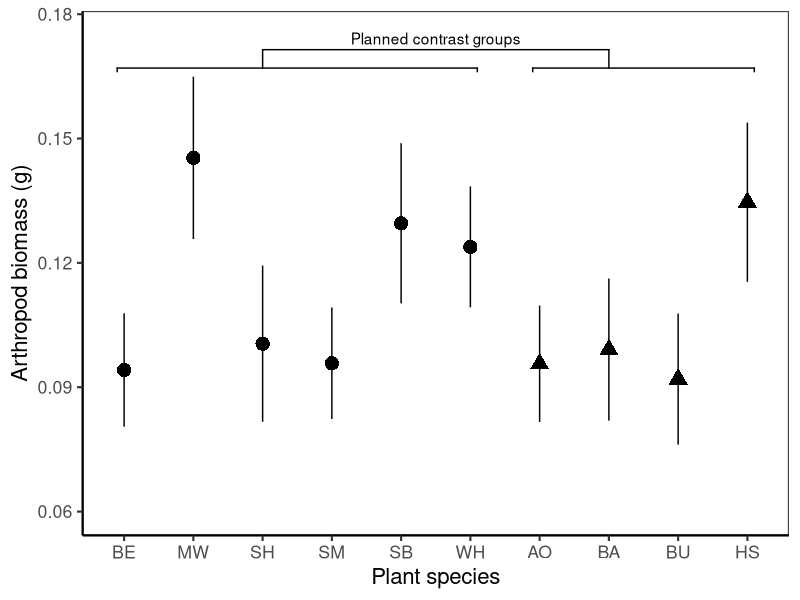
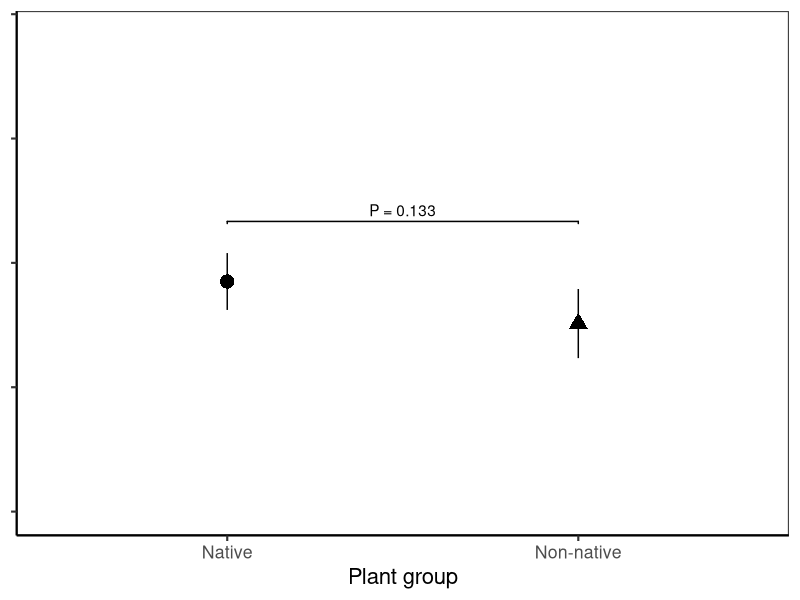
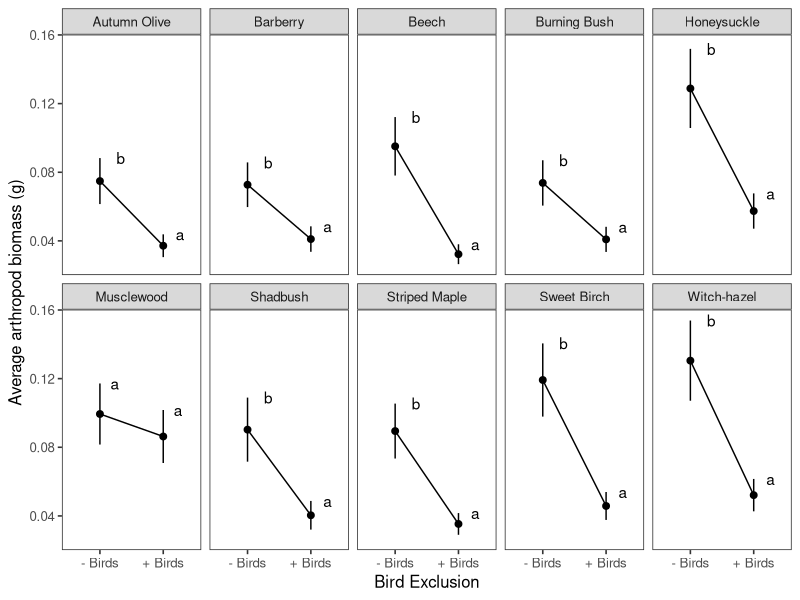
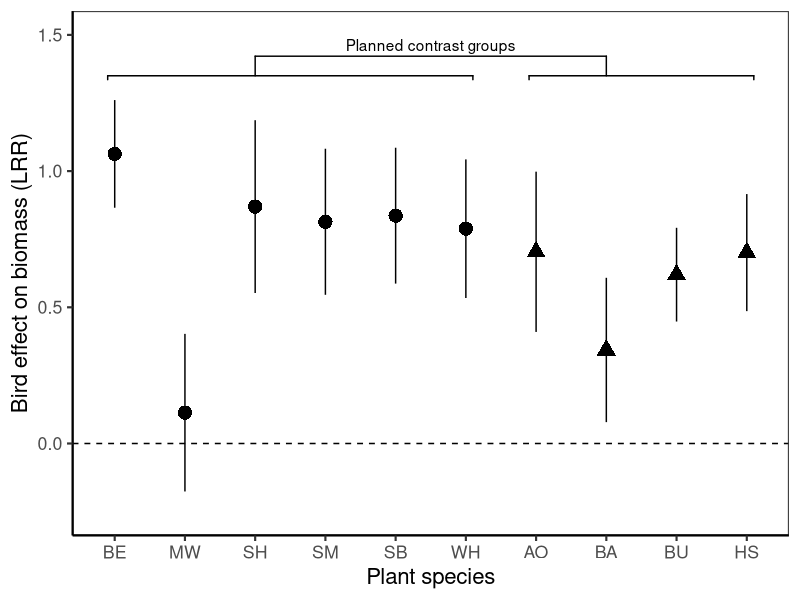
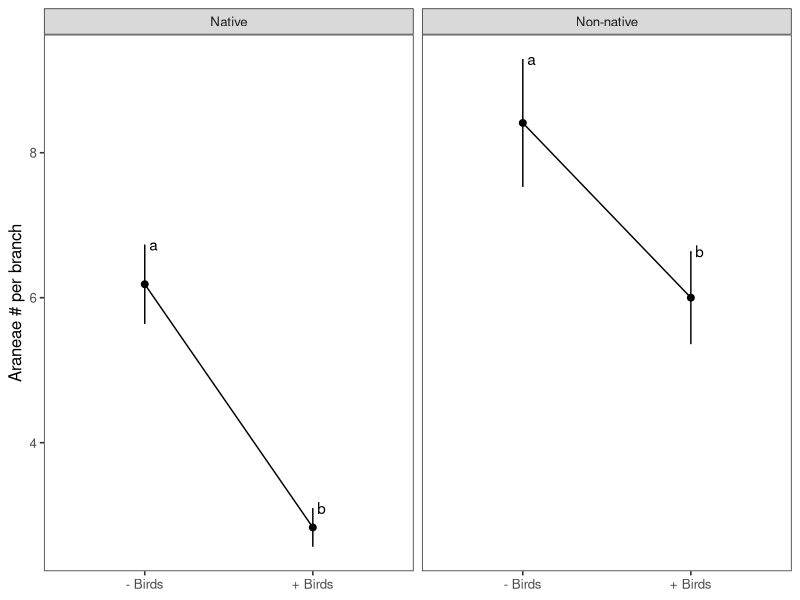
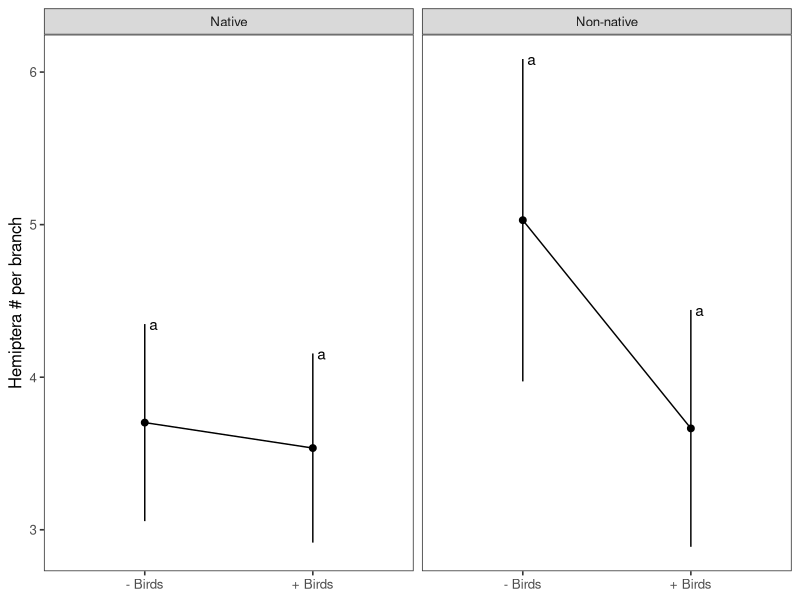
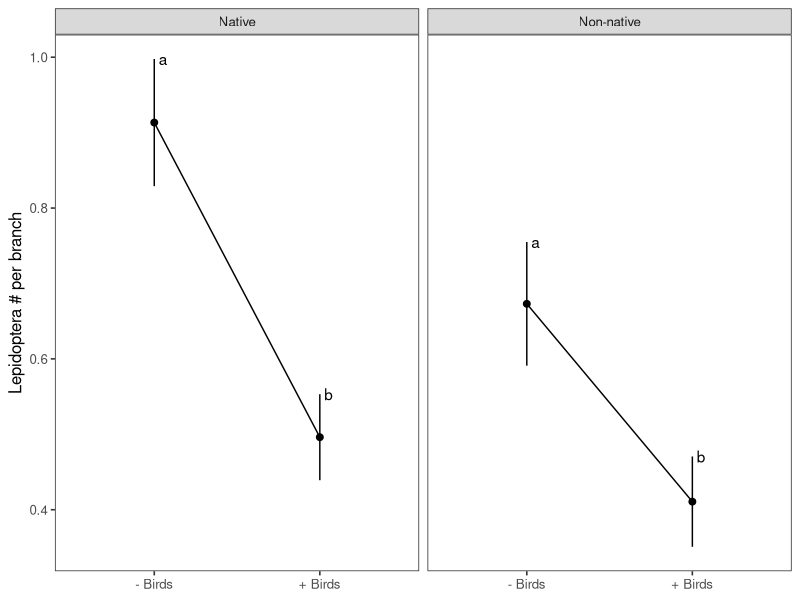
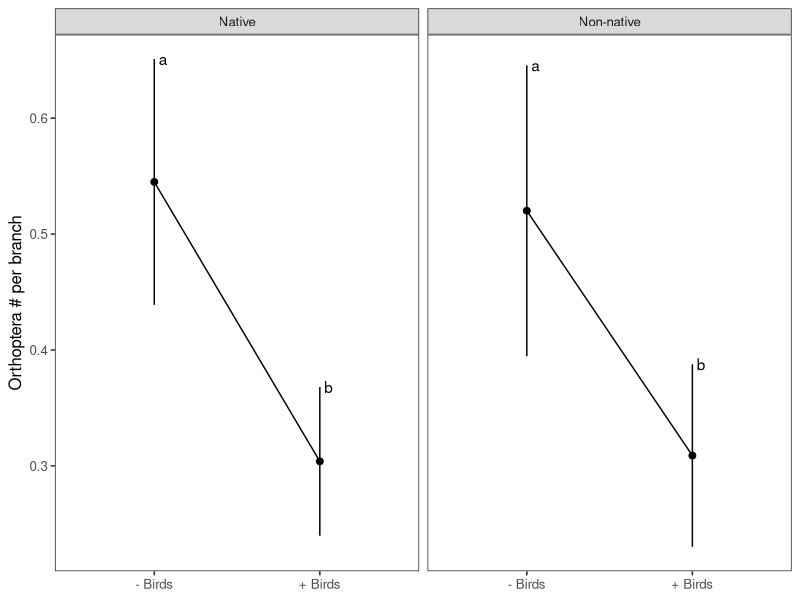

Reproduce these figures in R, in order.
# Import data and models for table & figure generation only

# Libraries ####
library("tidyverse")
library("readr")
library("lme4")
library("car")
library("multcomp")
library("ggplot2")
library("emmeans")
library("ggpubr")
library("plotrix") # for std.error function
library("ggsignif")

# problem solving links
# https://stackoverflow.com/questions/20041136/avoid-ggplot-sorting-the-x-axis-while-plotting-geom-bar
# https://stackoverflow.com/questions/11889625/annotating-text-on-individual-facet-in-ggplot2

# Plant arrangement rule ######
# Arrange in order of native vs exotic
biomass_order <- c("Beech","Musclewood","Shadbush","Striped Maple", "Sweet Birch", "Witch-hazel", "Autumn Olive", "Barberry", "Burning Bush", "Honeysuckle")

# plant letter codes #####
# do we need to move sweet birch and shadbush to keep things in alphabetical order?
plant_short = c("Beech" = "BE",
                "Musclewood" = "MW",
                "Shadbush" = "SH",
                "Striped Maple" = "SM",
                "Sweet Birch" = "SB",
                "Witch-hazel" = "WH",
                "Autumn Olive" = "AO",
                "Barberry" = "BA",
                "Burning Bush" = "BU",
                "Honeysuckle" = "HS")

# Fig 1a: Bagged biomass ####
biomass_summary <- read.csv("./Data/Models/model1.csv")

biomass_summary <- arrange(transform(biomass_summary, tree=factor(tree,levels=biomass_order)), tree) 

biomass_summary

# great, now this uses actual mean and SEM, not parameter estimates

biomass_plot <- ggplot(data=biomass_summary, aes(x = tree, y = biomass_mean, shape=exo)) +
  theme_bw(base_size=16) +
  geom_point(size=4.5) +
  geom_errorbar(aes(ymin=biomass_mean-(sem), ymax=biomass_mean+(sem), width=0)) +
  ylab("Arthropod biomass (g)") +
  xlab("Plant species") +
  theme(panel.grid.major = element_blank(), panel.grid.minor = element_blank(),
        panel.background = element_blank(), axis.line = element_line(colour = "black")) +
  theme(legend.position="none") +
  geom_signif(comparisons = list(c("Shadbush", "Barberry")), 
              y_position = 0.167,
              tip_length = 0.05,
              annotation = c("Planned contrast groups")) +
  geom_signif(y_position = c(0.167), 
              xmin = c(0.9, 6.9), 
              xmax = c(6.1, 10.1),
  annotation = c(" ", " "), tip_length = 0.01) +
  scale_x_discrete(labels=plant_short) +
  ylim(0.06,0.175)
biomass_plot 

# Fig 1b: Biomass posthoc ####

mod1_posthoc <- read.csv("./Data/Models/model1_posthoc.csv")


# import p-value #
nugget_1 <- "P = 0.133" 

# this needs to use the same mean and SEM as the other figure

biomass_posthoc_plot <- ggplot(data=mod1_posthoc, aes(x = exo, y = biomass_mean, shape=exo)) +
  theme_bw(base_size=16) +
  geom_point(size=4.5) +
  geom_errorbar(aes(ymin=biomass_mean -(sem), ymax=biomass_mean +(sem), width=0)) +
  ylab("Arthropod biomass on bagged branches") +
  xlab("Plant group") +
  guides(shape=guide_legend(title="", title.position = "left")) +
  theme(panel.grid.major = element_blank(), panel.grid.minor = element_blank(),
        panel.background = element_blank(), axis.line = element_line(colour = "black")) +
  ylim(0.06,0.175) +
  theme(axis.title.y = element_blank(),
        axis.text.y = element_blank()) +
  theme(legend.position='none') +
  geom_signif(y_position = c(0.13), 
              xmin = c(1), 
              xmax = c(2),
              annotation = c(nugget_1), tip_length = 0.02)
biomass_posthoc_plot

# merge 1a and 1b
Fig_1ab <- ggarrange(biomass_plot, biomass_posthoc_plot, labels = c("", ""), nrow = 1,
                     common.legend = FALSE, widths = c(1.75, 0.5))

ggsave(filename = "./Figures/Fig_1ab.svg", plot = Fig_1ab , device = "svg",
       width = 10, height = 4, units = "in", scale = 0.9)













# Fig 2 ver 1: Bag effect ######
# Import model estimates and table
mod2_lsm <- read.csv("./Data/Models/model2.csv")

Fig_1b <- ggplot(data=mod2_lsm, aes(x = treatment, y = response)) +
  theme_bw(base_size=12) +
  geom_point(size=2) +
  geom_line(aes(group = tree)) +
  geom_errorbar(aes(ymin=response-(SE), ymax=response+(SE), width=0)) +
  ylab("Average arthropod biomass (g)") +
  xlab("Bird Exclusion") +
  scale_x_discrete(labels=c("bag" = "- Birds", "control" = "+ Birds")) +
  geom_text(aes(x = treatment, y = (response+SE), label = .group, hjust=-.5)) +
  theme(panel.grid.major = element_blank(), panel.grid.minor = element_blank()) +
  facet_wrap( ~ tree, nrow=2) 
Fig_1b

# export Fig 2 ver 1 #








# Fig 2a ver 2: Bag lRR #####
mod2a_lsm <- read.csv("./Data/Models/model2a.csv")

mod2a_lsm <- arrange(transform(mod2a_lsm, tree=factor(tree,levels=biomass_order)), tree) 

mod2a_lsm

lrr_plot <- ggplot(data=mod2a_lsm, aes(x = tree, y = LRR_mean, shape=exo)) +
  theme_bw(base_size=16) +
  geom_point(size=4.5) +
  geom_errorbar(aes(ymin=LRR_mean-(LRR_sem), ymax=LRR_mean+(LRR_sem), width=0)) +
  ylab("Bird effect on biomass (LRR)") +
  xlab("Plant species") +
  theme(legend.position="none") +
  theme(panel.grid.major = element_blank(), panel.grid.minor = element_blank(),
        panel.background = element_blank(), axis.line = element_line(colour = "black")) +
  geom_signif(comparisons = list(c("Shadbush", "Barberry")), 
              y_position = 1.35,
              tip_length = 0.05,
              annotation = c("Planned contrast groups")) +
  geom_signif(y_position = c(1.35), 
              xmin = c(0.9, 6.9), 
              xmax = c(6.1, 10.1),
              annotation = c(" ", " "), tip_length = 0.01) +
  geom_hline(yintercept=0.0,linetype=2)  +
  scale_x_discrete(labels=plant_short) +
  ylim(-0.25,1.5)
lrr_plot

# Fig 2b #####
model_2a_posthoc <- read.csv("./Data/Models/model2_posthoc.csv")

# import p-value #
nugget_1 <- "P = 0.364" 

# this needs to use the same mean and SEM as the other figure, it currently does NOT

lrr_posthoc <- ggplot(data=model_2a_posthoc, aes(x = Exo, y = emmean,shape=Exo)) +
  theme_bw(base_size=16) +
  geom_point(size=4.5) +
  geom_errorbar(aes(ymin=emmean -(SE), ymax=emmean +(SE), width=0)) +
  ylab("Bird effect on biomass (LRR)") +
  xlab("Plant group") +
  guides(shape=guide_legend(title="none")) +
  theme(panel.grid.major = element_blank(), panel.grid.minor = element_blank(),
        panel.background = element_blank(), axis.line = element_line(colour = "black")) +
  geom_hline(yintercept=0.0,linetype=2) +
  ylim(-0.25,1.5) +
  theme(axis.title.y = element_blank(),
        axis.text.y = element_blank()) +
  theme(legend.position='none') +
  geom_signif(y_position = c(1), 
              xmin = c(1), 
              xmax = c(2),
              annotation = c(nugget_1), tip_length = 0.01)


# merge 2a and 2b
Fig_2ab <- ggarrange(lrr_plot, lrr_posthoc , labels = c("", ""), nrow = 1,
                     common.legend = FALSE, widths = c(1.75, 0.5))

ggsave(filename = "./Figures/Fig_2ab.svg", plot = Fig_2ab , device = "svg",
       width = 10, height = 4, units = "in", scale = 0.9)




# Fig 3abcd #####
# Insect abundances #
# Araneae plot
spider_lsm <- read.csv("./Data/Models/spider_model.csv")

# ! manually set tukey letters ####
# this is pairwise within treatment only
spider_lsm$.group2 <- c("b","a","b","a")

Fig_3a <- ggplot(data=spider_lsm, aes(x = treatment, y = response)) +
  theme_bw(base_size=12) +
  geom_point(size=2) +
  geom_line(aes(group = exo)) +
  geom_errorbar(aes(ymin=response-(SE), ymax=response+(SE), width=0)) +
  ylab("Araneae # per branch") +
  theme(axis.title.x=element_blank()) +
  #xlab("Bird Exclusion") +
  scale_x_discrete(labels=c("bag" = "- Birds", "control" = "+ Birds")) +
  geom_text(aes(x = treatment, y = (response+SE), label = .group2, hjust=-.5)) +
  theme(panel.grid.major = element_blank(), panel.grid.minor = element_blank()) +
  facet_wrap( ~ exo, nrow=1) 
Fig_3a

# Hemiptera plot

hemiptera_lsm <- read.csv("./Data/Models/hemiptera_model.csv")

#manually set tukey letters
hemiptera_lsm$.group2 <- c("a","a","a","a")

Fig_3b <- ggplot(data=hemiptera_lsm, aes(x = treatment, y = response)) +
  theme_bw(base_size=12) +
  geom_point(size=2) +
  geom_line(aes(group = exo)) +
  geom_errorbar(aes(ymin=response-(SE), ymax=response+(SE), width=0)) +
  ylab("Hemiptera # per branch") +
  theme(axis.title.x=element_blank()) +
  #xlab("Bird Exclusion") +
  scale_x_discrete(labels=c("bag" = "- Birds", "control" = "+ Birds")) +
  geom_text(aes(x = treatment, y = (response+SE), label = .group2, hjust=-.5)) +
  theme(panel.grid.major = element_blank(), panel.grid.minor = element_blank()) +
  facet_wrap( ~ exo, nrow=1) 
Fig_3b

# Lepidopetera plot
lepidoptera_lsm <- read.csv("./Data/Models/lepidoptera_model.csv")

lepidoptera_lsm

#manually set tukey letters
lepidoptera_lsm$.group2 <- c("b","a","b","a")

Fig_3c <- ggplot(data=lepidoptera_lsm, aes(x = treatment, y = response)) +
  theme_bw(base_size=12) +
  geom_point(size=2) +
  geom_line(aes(group = exo)) +
  geom_errorbar(aes(ymin=response-(SE), ymax=response+(SE), width=0)) +
  ylab("Lepidoptera # per branch") +
  theme(axis.title.x=element_blank()) +
  #xlab("Bird Exclusion") +
  scale_x_discrete(labels=c("bag" = "- Birds", "control" = "+ Birds")) +
  geom_text(aes(x = treatment, y = (response+SE), label = .group2, hjust=-.5)) +
  theme(panel.grid.major = element_blank(), panel.grid.minor = element_blank()) +
  facet_wrap( ~ exo, nrow=1) 
Fig_3c

# Orthoptera plot
orthoptera_lsm <- read.csv("./Data/Models/orthoptera_model.csv")

orthoptera_lsm 

#manually set tukey letters
orthoptera_lsm$.group2 <- c("b","a","b","a")

Fig_3d <- ggplot(data=orthoptera_lsm, aes(x = treatment, y = response)) +
  theme_bw(base_size=12) +
  geom_point(size=2) +
  geom_line(aes(group = exo)) +
  geom_errorbar(aes(ymin=response-(SE), ymax=response+(SE), width=0)) +
  ylab("Orthoptera # per branch") +
  theme(axis.title.x=element_blank()) +
  #xlab("Bird Exclusion") +
  scale_x_discrete(labels=c("bag" = "- Birds", "control" = "+ Birds")) +
  geom_text(aes(x = treatment, y = (response+SE), label = .group2, hjust=-.5)) +
  theme(panel.grid.major = element_blank(), panel.grid.minor = element_blank()) +
  facet_wrap( ~ exo, nrow=1) 
Fig_3d


# Fig 3 all #####
# arrange figure 2
Fig_3abcd <- ggarrange(Fig_3a, Fig_3b, Fig_3c, Fig_3d,
                       labels = c("3A","3B","3C","3D"), 
                       nrow = 2, ncol = 2)
Fig_3abcd 

# write figure 3 to folder
ggsave(filename = "./Figures/Fig3abcd.svg", plot = Fig_3abcd, device = "svg",
       width = 6, height = 5, units = "in")





# Fig 4 #####
# 4a: Herbivore N % ######
mod7_summary <- read.csv("./Data/Models/model7.csv")
mod7_summary  <- arrange(transform(mod7_summary , tree=factor(tree,levels=biomass_order)), tree) 

HN_plot <- ggplot(data=mod7_summary , aes(x = tree, y = mean_nitrogen, shape=exo)) +
  theme_bw(base_size=16) +
  geom_point(size=4.5) +
  geom_errorbar(aes(ymin=mean_nitrogen-(sem), ymax=mean_nitrogen+(sem), width=0)) +
  ylab("% N content of herbivores") +
  xlab("Plant species") +
  guides(shape=guide_legend(title="", title.position = "left")) +
  theme(panel.grid.major = element_blank(), panel.grid.minor = element_blank(),
        panel.background = element_blank(), axis.line = element_line(colour = "black")) +
  theme(legend.position="none") +
  geom_signif(comparisons = list(c("Shadbush", "Barberry")), 
              y_position = 11.5,
              tip_length = 0.235,
              annotation = c("Planned contrast groups")) +
  geom_signif(y_position = c(11.2), 
              xmin = c(0.9, 6.9), 
              xmax = c(6.1, 10),
              annotation = c(" ", " "), tip_length = 0.01) +
  scale_x_discrete(labels=plant_short) +
  ylim(9.25,11.75)
HN_plot

# 4b: Herbivore posthoc ####
model_4b_posthoc <- read.csv("./Data/Models/mod7_posthoc.csv")

# import p-value #
nugget_2 <- "P = 0.001" 

# this needs to use the same mean and SEM as the other figure, it currently does NOT

model_4b_plot <- ggplot(data=model_4b_posthoc, aes(x = Exo, y = emmean,shape=Exo)) +
  theme_bw(base_size=16) +
  geom_point(size=4.5) +
  geom_errorbar(aes(ymin=lower.CL, ymax=upper.CL, width=0)) +
  ylab("") +
  xlab("Plant group") +
  guides(shape=guide_legend(title="", title.position = "left")) +
  theme(panel.grid.major = element_blank(), panel.grid.minor = element_blank(),
        panel.background = element_blank(), axis.line = element_line(colour = "black")) +
  geom_hline(yintercept=0.0,linetype=2) +
  ylim(9,12) +
  theme(axis.title.y = element_blank(),
        axis.text.y = element_blank()) +
  theme(legend.position='none') +
  geom_signif(y_position = c(10.5), 
              xmin = c(1), 
              xmax = c(2),
              annotation = c(nugget_2), tip_length = 0.01)
model_4b_plot




# Merge 4a4b ####
Fig_4ab <- ggarrange(HN_plot, model_4b_plot, labels = c("4A", ""), nrow = 1,
                     common.legend = FALSE, widths = c(1.75, 0.5))

ggsave(filename = "./Figures/Fig_4ab.svg", plot = Fig_4ab , device = "svg",
       width = 10, height = 4, units = "in", scale = 0.9)






# 4c: Spider N% ####
mod9_summary <- read.csv("./Data/Models/model9.csv")
mod9_summary  <- arrange(transform(mod9_summary , tree=factor(tree,levels=biomass_order)), tree) 

SN_plot <- ggplot(data=mod9_summary , aes(x = tree, y = mean_nitrogen, shape=exo)) +
  theme_bw(base_size=16) +
  geom_point(size=4.5) +
  geom_errorbar(aes(ymin=mean_nitrogen-(sem), ymax=mean_nitrogen+(sem), width=0)) +
  ylab("% N content of spiders") +
  xlab("Plant species") +
  guides(shape=guide_legend(title="", title.position = "left")) +
  theme(panel.grid.major = element_blank(), panel.grid.minor = element_blank(),
        panel.background = element_blank(), axis.line = element_line(colour = "black")) +
  theme(legend.position="none") +
  geom_signif(comparisons = list(c("Shadbush", "Barberry")), 
              y_position = 11.9,
              tip_length = 0.195,
              annotation = c("Planned contrast groups")) +
  geom_signif(y_position = c(11.7), 
              xmin = c(0.9, 6.9), 
              xmax = c(6.1, 10),
              annotation = c(" ", " "), tip_length = 0.01) +
  scale_x_discrete(labels=plant_short)  +
  ylim(10.25,12.25)
SN_plot





# 4d: Spider posthoc ####
model_4d_posthoc <- read.csv("./Data/Models/mod9_posthoc.csv")

# import p-value #
nugget_3 <- "P = 0.002" 

# now uses model emmeans
model_4d_plot <- ggplot(data=model_4d_posthoc, aes(x = Exo, y = emmean,shape=Exo)) +
  theme_bw(base_size=16) +
  geom_point(size=4.5) +
  geom_errorbar(aes(ymin=lower.CL, ymax=upper.CL, width=0)) +
  ylab("") +
  xlab("Plant group") +
  guides(shape=guide_legend(title="", title.position = "left")) +
  theme(panel.grid.major = element_blank(), panel.grid.minor = element_blank(),
        panel.background = element_blank(), axis.line = element_line(colour = "black")) +
  geom_hline(yintercept=0.0,linetype=2) +
  ylim(10.25,12.25) +
  theme(axis.title.y = element_blank(),
        axis.text.y = element_blank()) +
  theme(legend.position='none') +
  geom_signif(y_position = c(11.5), 
              xmin = c(1), 
              xmax = c(2),
              annotation = c(nugget_3), tip_length = 0.01)
model_4d_plot

Fig_4cd <- ggarrange(SN_plot, model_4d_plot, labels = c("4B", ""), nrow = 1,
common.legend = FALSE, widths = c(1.75, 0.5))

ggsave(filename = "./Figures/Fig_4cd.svg", plot = Fig_4cd, device = "svg",
       width = 10, height = 4, units = "in", scale = 0.9)
